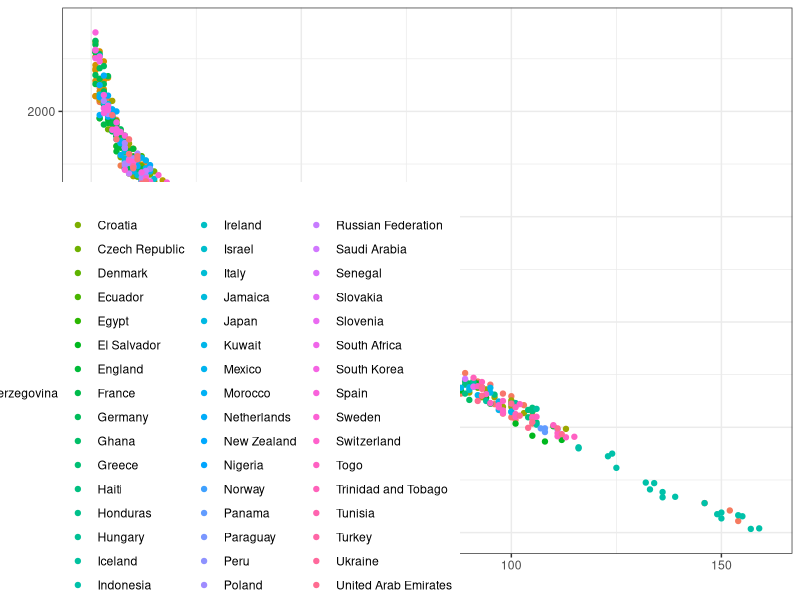
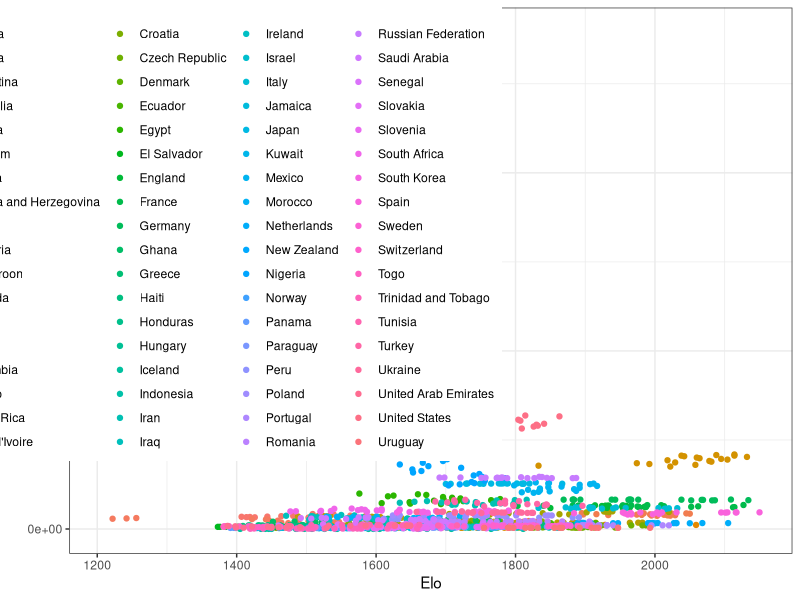
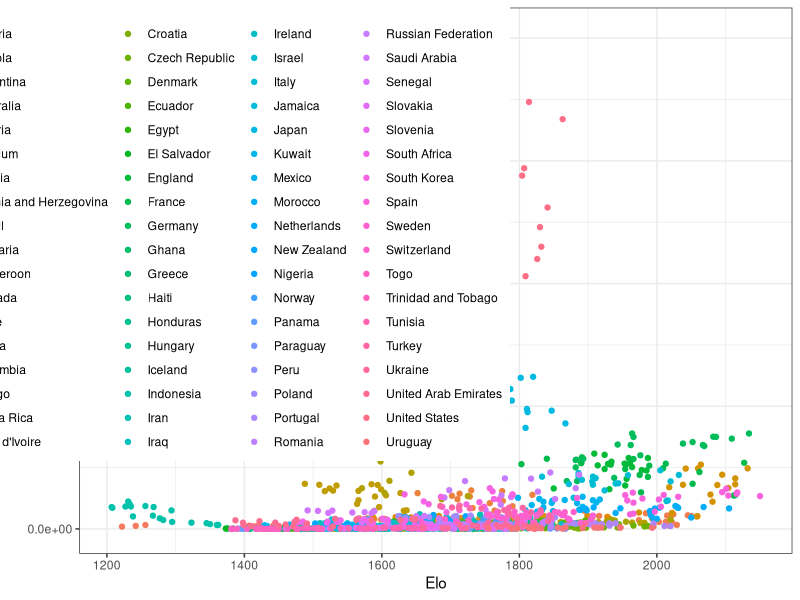
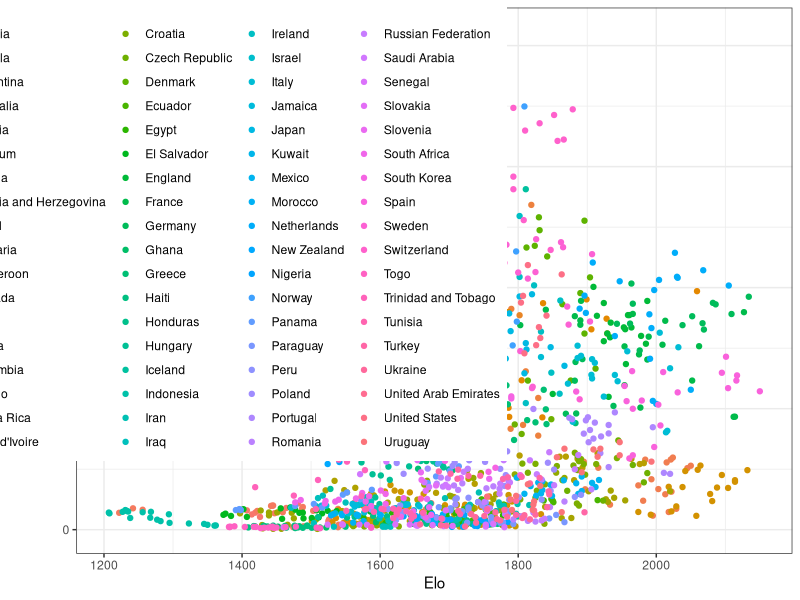

Generate these figures, in order, with R: (Note: this script raises an error after producing the figures.)
#Tracy Wilson
#Team 17

library(dplyr)
library(randomForest)
library(caret)
library(ggplot2)

# Set working directory
setwd("~/Google Drive/Project")
#Increase Memory Limit
memory.limit(16000000)
#Use all cores
library(doParallel)
registerDoParallel(4)
setTimeLimit(cpu = Inf, elapsed = Inf, transient = FALSE)
setSessionTimeLimit(cpu = Inf, elapsed = Inf)

# Load files
# world_cup_dataset <- read.csv("~/Google Drive/Project/fifaworldcup2018-master/World Cup 2018 Dataset.csv", stringsAsFactors = FALSE, header = TRUE)
# results <- read.csv("~/Google Drive/Project/fifaworldcup2018-master/results.csv", stringsAsFactors = FALSE, header = TRUE)
# team_rankings <- read.csv("~/Google Drive/Project/fifaworldcup2018-master/fifa_ranking.csv", stringsAsFactors = FALSE, header = TRUE)
# elo_ratings <- read.csv("~/Google Drive/Project/fifaworldcup2018-master/elo_ratings.csv", stringsAsFactors = FALSE, header = TRUE)
# gdp_data <- read.csv("~/Google Drive/Project/GDP_Country.csv", stringsAsFactors = FALSE, header = TRUE)
# gdp_per_capita <- read.csv("~/Google Drive/Project/GDP_per_Capita2.csv", stringsAsFactors = FALSE, header = TRUE)
# male_population <- read.csv("~/Google Drive/Project/male_population.csv", stringsAsFactors = FALSE, header = TRUE)
# WC_Appearances <- read.csv("~/Google Drive/Project/WC_Appearances.csv", stringsAsFactors = FALSE, header = TRUE)
#
# treeData <- read.csv("~/Google Drive/Project/Soccer_V3.csv", stringsAsFactors = FALSE, header = TRUE)
#
# select_string <- "select DISTINCT(p.Country) from  male_population p WHERE p.Country not in (Select Country from treeData) ORDER by Country"
# unmatchedCountry <- sqldf(select_string, stringsAsFactors = FALSE)
# #write.csv(unmatchedCountry, "unmatchedCountry.csv", row.names = FALSE)
# join_string <- "select DISTINCT(Country) from  treeData ORDER by Country"
# CountryList <- sqldf(join_string, stringsAsFactors = FALSE)
#write.csv(CountryList, "CountryList.csv", row.names = FALSE)

# Data Cleaning


# male_population <- searchAndReplace(male_population, "Bahamas, The", "Bermuda")
# male_population <- searchAndReplace(male_population, "Brunei Darussalam", "Delete")
# male_population <- searchAndReplace(male_population, "Cabo Verde", "Delete")
# male_population <- searchAndReplace(male_population, "Channel Islands", "Delete")
# male_population <- searchAndReplace(male_population, "Congo, Dem. Rep.", "Congo")
# male_population <- searchAndReplace(male_population, "Congo, Rep.", "Congo")
# male_population <- searchAndReplace(male_population, "Curacao", "Delete")
# male_population <- searchAndReplace(male_population, "Egypt, Arab Rep.", "Egypt")
# male_population <- searchAndReplace(male_population, "French Polynesia", "Delete")
# male_population <- searchAndReplace(male_population, "Gambia, The", "Gambia")
# male_population <- searchAndReplace(male_population, "Hong Kong SAR, China", "Delete")
# male_population <- searchAndReplace(male_population, "Iran, Islamic Rep.", "Iran")
# male_population <- searchAndReplace(male_population, "Korea, Dem. People?s Rep.", "North Korea")
# male_population <- searchAndReplace(male_population, "Korea, Rep.", "South Korea")
# male_population <- searchAndReplace(male_population, "Kyrgyz Republic", "Delete")
# male_population <- searchAndReplace(male_population, "Lao PDR", "Delete")
# male_population <- searchAndReplace(male_population, "Macao SAR, China", "Delete")
# male_population <- searchAndReplace(male_population, "Macedonia, FYR", "Macedonia")
# male_population <- searchAndReplace(male_population, "Micronesia, Fed. Sts.", "Delete")
# male_population <- searchAndReplace(male_population, "New Caledonia", "Delete")
# male_population <- searchAndReplace(male_population, "Sao Tome and Principe", "Delete")
# male_population <- searchAndReplace(male_population, "Slovak Republic", "Slovakia")
# male_population <- searchAndReplace(male_population, "St. Lucia", "Delete")
# male_population <- searchAndReplace(male_population, "Syrian Arab Republic", "Syria")
# male_population <- searchAndReplace(male_population, "Timor-Leste", "Delete")
# male_population <- searchAndReplace(male_population, "United Kingdom", "England")
# male_population <- searchAndReplace(male_population, "Venezuela, RB", "Venezuela")
# male_population <- searchAndReplace(male_population, "Virgin Islands (U.S.)", "Delete")
# male_population <- searchAndReplace(male_population, "Korea, Dem. People?s Rep.", "North Korea")
# male_population <- searchAndReplace(male_population, "    Virgin Islands (U.S.)", "Delete")

# select_string <- "select DISTINCT(p.Country) from  WC_Appearances p WHERE p.Country not in (Select Country from treeData) ORDER by Country"
# unmatchedCountry <- sqldf(select_string, stringsAsFactors = FALSE)
# write.csv(unmatchedCountry, "unmatchedCountry.csv", row.names = FALSE)
#
# gdp_per_capita <- searchAndReplace(gdp_per_capita, "Bahamas, The", "Delete")
# gdp_per_capita <- searchAndReplace(gdp_per_capita, "Brunei Darussalam", "Delete")
# gdp_per_capita <- searchAndReplace(gdp_per_capita, "Cabo Verde", "Delete")
# gdp_per_capita <- searchAndReplace(gdp_per_capita, "China, People's Republic of", "China")
# gdp_per_capita <- searchAndReplace(gdp_per_capita, "Congo of the", "Congo")
# gdp_per_capita <- searchAndReplace(gdp_per_capita, "ongoblic of ", "Congo")
# gdp_per_capita <- searchAndReplace(gdp_per_capita, "CCongo", "Congo")
# gdp_per_capita <- searchAndReplace(gdp_per_capita, "Curacao", "Delete")
# gdp_per_capita <- searchAndReplace(gdp_per_capita, "French Polynesia", "Delete")
# gdp_per_capita <- searchAndReplace(gdp_per_capita, "Gambia, The", "Gambia")
# gdp_per_capita <- searchAndReplace(gdp_per_capita, "Hong Kong SAR", "Delete")
# gdp_per_capita <- searchAndReplace(gdp_per_capita, "Ivory Coast", "Cote d'Ivoire")
# gdp_per_capita <- searchAndReplace(gdp_per_capita, "Korea, Dem. People?s Rep.", "North Korea")
# gdp_per_capita <- searchAndReplace(gdp_per_capita, "Korea, Rep.", "South Korea")
# gdp_per_capita <- searchAndReplace(gdp_per_capita, "Kyrgyz Republic", "Delete")
# gdp_per_capita <- searchAndReplace(gdp_per_capita, "Lao P.D.R.", "Delete")
# gdp_per_capita <- searchAndReplace(gdp_per_capita, "Macao SAR", "Delete")
# gdp_per_capita <- searchAndReplace(gdp_per_capita, "Marshall Islands", "Delete")
# gdp_per_capita <- searchAndReplace(gdp_per_capita, "FYR Macedonia", "Macedonia")
# gdp_per_capita <- searchAndReplace(gdp_per_capita, "Micronesia, Fed. States of", "Delete")
# gdp_per_capita <- searchAndReplace(gdp_per_capita, "Nauru", "Delete")
# gdp_per_capita <- searchAndReplace(gdp_per_capita, "Saint Kitts and Nevis", "Delete")
# gdp_per_capita <- searchAndReplace(gdp_per_capita, "Saint Lucia", "Delete")
# gdp_per_capita <- searchAndReplace(gdp_per_capita, "Saint Vincent and the Grenadines", "Delete")
# gdp_per_capita <- searchAndReplace(gdp_per_capita, "Slovak Republic", "Slovakia")
# gdp_per_capita <- searchAndReplace(gdp_per_capita, "St. Lucia", "Delete")
# gdp_per_capita <- searchAndReplace(gdp_per_capita, "South Sudan, Republic of", "South Sudan")
# gdp_per_capita <- searchAndReplace(gdp_per_capita, "Timor-Leste", "Delete")
# gdp_per_capita <- searchAndReplace(gdp_per_capita, "United Kingdom", "England")
# gdp_per_capita <- searchAndReplace(gdp_per_capita, "Venezuela, RB", "Venezuela")
# gdp_per_capita <- searchAndReplace(gdp_per_capita, "Virgin Islands (U.S.)", "Delete")
# gdp_per_capita <- searchAndReplace(gdp_per_capita, "Yemen", "Delete")
# gdp_per_capita <- searchAndReplace(gdp_per_capita, "Taiwan", "Delete")
# gdp_per_capita <- searchAndReplace(gdp_per_capita, "South Koreablic of", "South Korea")
# gdp_per_capita <- searchAndReplace(gdp_per_capita, "Congo, Dem. Rep. of the", "Congo")
# gdp_per_capita <- searchAndReplace(gdp_per_capita, "Congo, Republic of ", "Congo")
# gdp_per_capita <- searchAndReplace(gdp_per_capita, "Delete Province of China", "Delete")
#
# write.csv(gdp_per_capita, "gdp_per_capita2.csv", row.names = FALSE)

# # WC_Appearances <- searchAndReplace(WC_Appearances, "China PR", "China")
# # WC_Appearances <- searchAndReplace(WC_Appearances, "DR Congo", "Congo")
# # WC_Appearances <- searchAndReplace(WC_Appearances, "Ivory Coast", "Cote d'Ivoire")
# # WC_Appearances <- searchAndReplace(WC_Appearances, "North Korea", "North Korea")
# # WC_Appearances <- searchAndReplace(WC_Appearances, "Northern Ireland", "Delete")
# # WC_Appearances <- searchAndReplace(WC_Appearances, "Republic of Ireland", "Ireland")
# # WC_Appearances <- searchAndReplace(WC_Appearances, "Russia", "Russian Federation")
# # WC_Appearances <- searchAndReplace(WC_Appearances, "Scotland", "Delete")
# # WC_Appearances <- searchAndReplace(WC_Appearances, "Wales", "Delete")
#
# join_string <- "select t.* , p.Population from  male_population p left outer join treeData t ON p.Country = t.Country and p.Year = t.Year"
# wc_join_data <- sqldf(join_string, stringsAsFactors = FALSE)
# head(wc_join_data)
#
# join_string <- "select t.*, p.GDP_per_Capita from  gdp_per_capita p left outer join wc_join_data t ON p.Country = t.Country and p.Year = t.Year"
# wc_join_data <- sqldf(join_string, stringsAsFactors = FALSE)
# head(wc_join_data)
#
# join_string <- "select t.*, p.Strength from  WC_Appearances p left outer join wc_join_data t ON p.Country = t.Country"
# wc_join_data <- sqldf(join_string, stringsAsFactors = FALSE)
# head(wc_join_data)
# write.csv(wc_join_data, "~/Google Drive/Project/wc_join_data.csv", row.names = FALSE)
#


# library(sqldf)
# tracyQualRaw <- read.csv("~/Google Drive/Project/soccer_V2.csv", stringsAsFactors = FALSE, header = TRUE)
# meanPopChangeByCountry = sqldf("SELECT avg(X1yrPopROC) as avg1YrPop, avg(X4yrPopROC) as avg4YrPop,avg(X5yrPopROC) as avg5YrPop,avg(X8yrPopROC) as avg8YrPop,avg(X10yrPopROC) as avg10YrPop,
# avg(X1yrGDPROC) as avg1YrGDP, avg(X4yrGDPROC) as avg4YrGDP, avg(X5yrGDPROC) as avg5YrGDP, avg(X8yrGDPROC) as avg8YrGDP, avg(X10yrGDPROC) as avg10YrGDP,
# avg(X1yrGDPPerROC) as avg1YrGDPPer, avg(X4yrGDPPerROC) as avg4YrGDPPer, avg(X5yrGDPPerROC) as avg5YrGDPPer, avg(X8yrGDPPerROC) as avg8YrGDPPer, avg(X10yrGDPPerROC) as avg10YrGDPPer,
# avg(X1yrELOROC) as avg1YrELO, avg(X4yrELOROC) as avg4YrELO, avg(X5yrELOROC) as avg5YrELO, avg(X8yrELOROC) as avg8YrELO, avg(X10yrELOROC) as avg10YrELO,Country
#                       FROM tracyQualRaw
#                       GROUP BY Country")

#
# join_string <- "select p.Country , t.Country from  male_population p left outer join treeData t ON p.Country = t.Country"
# x <- sqldf(join_string, stringsAsFactors = FALSE)
#
# join_string <- "select t.Country, p.Country from  treeData t left outer join male_population p ON p.Country = t.Country"
# x <- sqldf(join_string, stringsAsFactors = FALSE)
# names(x)
# x1 <- sqldf("SELECT Country from x where 'Country..2' = ''", stringsAsFactors = FALSE)
#

# Meta data
# 1. World Cup 2018 Data set has playing nations and match fixtures
# 2. Team Rankings dataset has FIFA rankings of teams from 1993 to 2018
# 3. Results dataset has results of football matches of all football nations from 1930 onwards
# 4. Elo ratings of all football nations. Elo rating system, developed by Dr. Arpad Elo is an useful rating
# 5. World GDP data and projections from OECD
# 6. Population data is from World Bank
#    for a zero sum game such as football. Link: https://www.eloratings.net/about



# library(sqldf)
#
# WC <- sqldf("select year as Year, country_full as Country, elo_rating as 'Elo.Rating' from latest_team_rankings where elo_rating > 1500 group by year, country_full")
#
# names(WC)

#wcQualRaw <- read.csv("~/Google Drive/Project/Soccer_V2.csv", stringsAsFactors = FALSE, header = TRUE)
#wcQualTop8 <- sqldf("Select Rank, Place from wcQualRaw WHERE Place > 0")
#ggplot(wcQualTop8, aes(x = wcQualTop8$Rank, y = wcQualTop8$Place), ylim(1,8)) + geom_point()

WC_final <- read.csv("final_data_set.csv", stringsAsFactors = FALSE, header = TRUE)
#write.csv(WC_Join, "~/Google Drive/Project/final_data_set.csv", row.names = FALSE)
WC_final$GDP <- as.numeric(WC_final$GDP)
summary(WC_final)
names(WC_final)


ggplot(WC_final, aes(x = Rank, y = Elo)) +
  geom_point(aes(color = Country)) +
  theme_bw() +
  theme(legend.position=c(.15, .25))

ggplot(WC_final, aes(x = Elo, y = Population)) +
  geom_point(aes(color = Country)) +
  theme_bw() +
  theme(legend.position=c(.2, .6))

ggplot(WC_final, aes(x = Elo, y = GDP)) +
  geom_point(aes(color = Country)) +
  theme_bw() +
  theme(legend.position=c(.2, .6))

ggplot(WC_final, aes(x = Elo, y = GDP_per_Capita)) +
  geom_point(aes(color = Country)) +
  theme_bw() +
  theme(legend.position=c(.2, .6))

str_WC <- sqldf("SELECT * FROM WC_final WHERE Year == 2018")
ggplot(str_WC, aes(x = Elo, y = Strength)) +
  geom_point(aes(color = Country)) +
  theme_bw() +
  theme(legend.position=c(.2, .6))



library(MASS)

set.seed(1)
summary(WC_final)
names(WC_final)
colnames(WC_final)[11] <- "MalePop"
#WCLM <- sqldf("SELECT Elo, GDP, Population, MalePop, GDP_per_Capita, Strength FROM WC_final")
WCLM <- sqldf("SELECT Elo, GDP, Population, FAVSPORT, GENPLAYERNUM, GENPLAYERYN, MalePop, GDP_per_Capita, Strength FROM WC_final")
names(WCLM)

library(corrplot)
corrplot(cor(WCLM), order = "hclust")

n = nrow(WCLM)
train <- sample(1:n, n*.7, replace = FALSE)
WC.train = WCLM[train,]
WC.test = WCLM[-train,]

#write.csv(WC.train, "~/Google Drive/Project/WCtrain.csv", row.names = FALSE)
#write.csv(WC.test, "~/Google Drive/Project/WCtest.csv", row.names = FALSE)

model.train.all <- lm(WC.train$Elo ~ ., data = WC.train)
model.train.all.step <- stepAIC(model.train.all, trace = FALSE)
model.train.all.step$anova

#WC.train$Elo ~ Population + FAVSPORT + GENPLAYERNUM + GENPLAYERYN + MalePop + GDP_per_Capita + Strength

WC.pred.all <- predict(model.train.all, newdata = WC.test, type = "response")

model.train.opt <- lm(Elo ~ Population + FAVSPORT + GENPLAYERNUM + GENPLAYERYN + MalePop + GDP_per_Capita + Strength, data = WC.train)

WC.pred.opt <- predict(model.train.opt, newdata = WC.test, type = "response")

PredGRAll <- mean(WC.pred.all)
PredGROpt <- mean(WC.pred.opt)

plot(model.train.opt)

r2All <- summary(model.train.all)$r.squared #56.23291%
r2Opt <- summary(model.train.opt)$r.squared #56.22791%

RMSE(WC.pred.opt, WC.test$Elo, na.rm = TRUE) #113.076
R2(WC.pred.opt, WC.test$Elo, na.rm = TRUE) # 53.11364%
###########################
#Scaled
##########################
WCLM.scaled = scale(WCLM, center= TRUE, scale=TRUE)

n = nrow(WCLM.scaled)
train <- sample(1:n, n*.7, replace = FALSE)
WC.train.s = WCLM.scaled[train,]
WC.test.s = WCLM.scaled[-train,]
WC.train.s <- as.data.frame(WC.train.s)
WC.test.s <- as.data.frame(WC.test.s)
model.train.scaled <- lm(WC.train.s$Elo ~ ., data = WC.train.s)
WC.pred.s <- predict(model.train.scaled, newdata = WC.test.s, type = "response")
plot(model.train.scaled)
PredGRs <- mean(WC.pred.s)

RMSE(WC.pred.s, WC.test.s$Elo, na.rm = TRUE) #0.6715286
R2(WC.pred.s, WC.test.s$Elo, na.rm = TRUE) # 0.5358159

plot(WC.pred.s)

ggplot(WC.train.s,aes(Elo,Population))+stat_summary(fun.data=mean_cl_normal) + 
    geom_smooth(method='lm',formula=WC.train.s$Elo~.)


#############################
#Minimal Model
#############################
library(MASS)

set.seed(1)
WCLMmin <- sqldf("SELECT Elo, GDP, Population, GDP_per_Capita, Strength FROM WC_final")

n = nrow(WCLMmin)
train <- sample(1:n, n*.7, replace = FALSE)
WC.train.min = WCLMmin[train,]
WC.test.min = WCLMmin[-train,]

model.train.min <- lm(WC.train.min$Elo ~ ., data = WC.train.min)

WC.pred.min <- predict(model.train.min, newdata = WCLMmin, type = "response")

Predmean <- mean(WC.pred.min)

r2min <- summary(model.train.min)$r.squared



##########################
# PCA
##########################


pca.events <-  prcomp(WCLM[,-1], center = TRUE, scale. = TRUE)
summary(pca.events)

head(pca.events)

loadings <- as.data.frame(pca.events$rotation)

library(reshape2)
library(ggplot2)
head(loadings)
loadings

v <- rownames(loadings)

lds1 <- ggplot(data = loadings , aes(x = v, y = loadings$PC1  )) +
  geom_bar(stat = "identity")

lds1


lds2 <- ggplot(data = loadings , aes(x = v, y = loadings$PC2  )) +
  geom_bar(stat = "identity")

lds2

max(abs(pca.events$rotation[, 1]))
abs(pca.events$rotation[, 1])


max(abs(pca.events$rotation[, 2]))
abs(pca.events$rotation[, 2])

biplot(pca.events)

x1 <- ggplot(WCLM, aes(x = WCLM[,2], y = WCLM[,1])) + geom_point() + theme_grey() #GDP
x2 <- ggplot(WCLM, aes(x = WCLM[,3], y = WCLM[,1])) + geom_point() + theme_grey() #Population
x3 <- ggplot(WCLM, aes(x = WCLM[,8], y = WCLM[,1])) + geom_point() + theme_grey() #GSP per Capita
x4 <- ggplot(WCLM, aes(x = WCLM[,9], y = WCLM[,1])) + geom_point() + theme_grey() #Strength

plot_grid(x1  +
            theme(axis.text.x = element_text(angle = 70, vjust = 0.5)), x2 +
            theme(axis.text.x = element_text(angle = 70, vjust = 0.5)), x3 +
            theme(axis.text.x = element_text(angle = 70, vjust = 0.5)), x4 +
            theme(axis.text.x = element_text(angle = 70, vjust = 0.5)),
          labels = c('GDP', 'Population', 'GDP per Capita', 'Strength'))


X <- WCLM[,1]
Y <- pca.events$x[, 1]
qplot(X, Y, main="Scatterplot of PC1 vs. Elo",
      xlab="Elo", ylab="PC1")


library(caret)

trans <- preProcess(WCLM[,-1], method = c("BoxCox", "center", "scale"))
trans

transformed <- predict(trans, WCLM)

head(transformed)

##########################
# K Nearest Neighbor
##########################
cv.knn <-
  function(dataY, dataX, kn = 1:200, K = 10, seed = 1) {

    n <- nrow(dataX)
    set.seed(seed)
    library(class)

    #partition the data into K subsets
    f <- ceiling(n/K)
    s <- sample(rep(1L:K, f), n)
    #generate indices 1:10 and sample n of them
    # K fold cross-validated error

    cv = NULL; PvsO = NULL;
    dataX = scale(dataX)

    for (i in 1:K) {
      test.index <- seq_len(n)[(s == i)] #test data
      train.index <- seq_len(n)[(s != i)] #training data

      train.X <- dataX[train.index,]
      test.X <- dataX[test.index,]
      train.y <- dataY[train.index]
      test.y <- dataY[test.index]
      #predicted test set y
      knn.pred = knn(train.X, test.X, train.y, k = kn)
      #observed - predicted on test data
      error = mean(knn.pred != test.y)
      #error rates
      cv = c(cv,mean(error))
      predvsobs = data.frame(knn.pred,test.y)
      PvsO = rbind(PvsO,predvsobs)
    }

    #Output
    list(k = K, error = mean(cv), confusion = table(PvsO[,1],PvsO[,2]), seed = seed)
  }

cv.error = NULL

for (i in 1:200) {
  cv.error[i] <-  cv.knn(dataY = WC.train[,1], dataX = WC.train[,-1], kn = i, K = 10, seed = 1)$error
}

cv.error

k = which(cv.error == min(cv.error))
print(k)

err.knn.train <- cv.knn(dataY = WC.train[,1], dataX = WC.train[,-1], kn = 1, K = 10, seed = 1)$error
print(err.knn.train)

#What is the 10-fold cross-validated error rate for the knn for the best k on training data.  0.9926974

##########################
# LDA Linear Discriminant Analysis
##########################

cv.lda <- function(data, model, yname, K=nrow(data), seed = 1) {
  n <- nrow(data)
  set.seed(seed)
  datay = data[,yname] #response variable
  library(MASS)
  #partition the data into K subsets
  f <- ceiling(n/K)
  s <- sample(rep(1L:K, f), n)
  #generate indices 1:10 and sample n of them
  # K fold cross-validated error

  CV = NULL

  for (i in 1:K) { #i=1
    j.out <- seq_len(n)[(s == i)] #test data
    j.in <- seq_len(n)[(s != i)] #training data

    #model with training data
    lda.fit = lda(model, data = data[j.in,])
    #observed test set y
    lda.y <- datay[j.out]
    #predicted test set y
    lda.predy = predict(lda.fit, data[j.out,])$class

    #observed - predicted on test data
    error = mean(lda.y != lda.predy)
    #error rates
    CV = c(CV,mean(error))
  }

  #Output
  list(call = model, K = K, error = mean(CV), seed = seed)

}



err.lda <-  cv.lda(data = WC.train, model = Elo ~ Population + FAVSPORT + GENPLAYERNUM + GENPLAYERYN + MalePop + GDP_per_Capita + Strength,
                   yname = 'Elo', K = 10, seed = 25)

err.lda$error

err.lda.test <-  cv.lda(data = WC.test, model = Elo ~ Population + FAVSPORT + GENPLAYERNUM + GENPLAYERYN + MalePop + GDP_per_Capita + Strength,
                        yname = 'Elo', K = 10, seed = 25)

err.lda.test$error
##########################
# Random Forest Model
##########################

# Random Forest model with all features
randomForestModel <- randomForest(WC.train$Elo ~ ., WC.train, ntree = 30000, mtry = 5, nodesize = 0.01 * nrow(WC.train))
predict_WC <- predict(randomForestModel, WC.test)

pred_Elo <- predict_WC
trueElo <- WC.train$Elo
#Can't get this to work
#confusionMatrix(pred_Elo, trueElo)

# Let us use feature engineering to improve accuracy and balance the sensitivity and specificity values

# Feature Engineering
# Which are the important variables to predict match outcome?
varImpPlot(randomForestModel, main = "Features from Random Forest Model")

# Important features after feature engineering
selected_features <- "Elo ~ Population +  MalePop + GDP_per_Capita + Strength"

formula_1 <- as.formula(selected_features)

# Random Forest with selected features
randomForestModel_1 <- randomForest(formula_1, WC.train, ntree = 30000, mtry = 2, nodesize = 0.01 * nrow(train))
predict_WC <- predict(randomForestModel_1, WC.test)
confusionMatrix(WC.test$Elo, predict_WC)
summary(table(predict_WC))
summary(table(WC.test$Elo))
